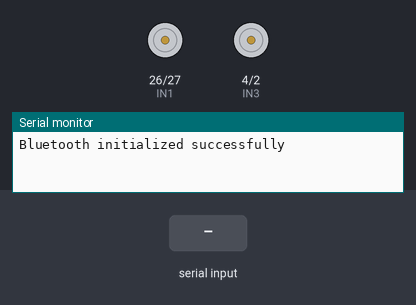
Simulated run of this sketch. Board: ESP32. On the bench: motor-driver pin pairs drawn as motors (green arrow = first pin HIGH = forward, orange = second pin HIGH = backward, longer = more drive, scaled by the enable pin), the last lines printed to the serial monitor. Inputs (shaded band) come from the test bench. Nothing arrives over Bluetooth unless stated.

Above: at 1.2 s.
1.3 s: "F" received over the second serial link
At 2.4 s:
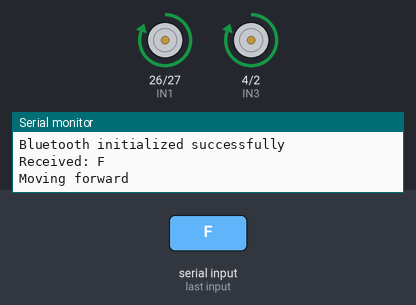
2.8 s: "B" received over the second serial link
At 3.5 s:
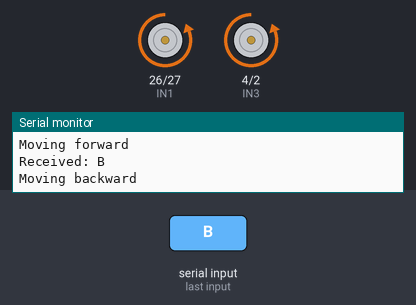
4.3 s: "R" received over the second serial link
At 4.6 s:
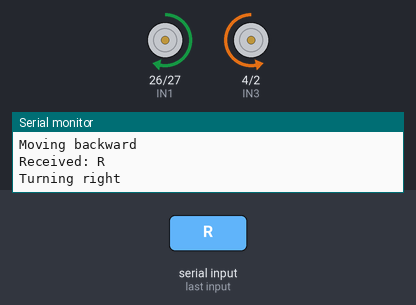
5.8 s: "L" received over the second serial link
At 7.0 s:
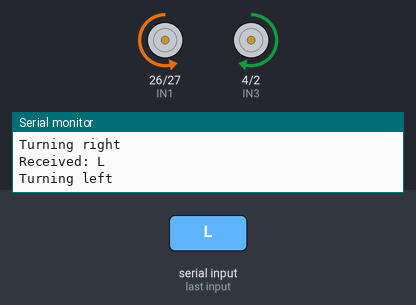
7.3 s: "F" received over the second serial link
At 8.1 s:
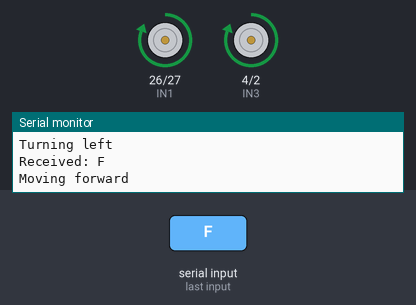
8.8 s: "B" received over the second serial link
At 9.3 s:
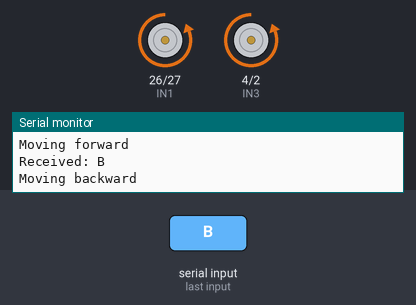
Timing chart, 0 to 11.3 s (numbered marks = the images above; inputs shaded):
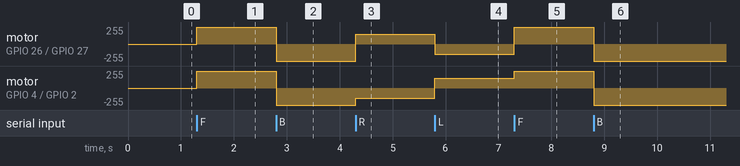

Measured:
- after the input at 1.3 s, motor on GPIO 26 (IN1) / GPIO 27 (IN2), motor on GPIO 4 (IN3) / GPIO 2 (IN4): stopped → forward 255/255 at once
- after the input at 2.8 s, motor on GPIO 26 (IN1) / GPIO 27 (IN2), motor on GPIO 4 (IN3) / GPIO 2 (IN4): forward 255/255 → backward 255/255 at once
- after the input at 4.3 s, motor on GPIO 26 (IN1) / GPIO 27 (IN2): backward 255/255 → forward 150/255 at once; motor on GPIO 4 (IN3) / GPIO 2 (IN4): backward 255/255 → backward 150/255 at once
- after the input at 5.8 s, motor on GPIO 26 (IN1) / GPIO 27 (IN2): forward 150/255 → backward 150/255 at once; motor on GPIO 4 (IN3) / GPIO 2 (IN4): backward 150/255 → forward 150/255 at once
- after the input at 7.3 s, motor on GPIO 26 (IN1) / GPIO 27 (IN2): backward 150/255 → forward 255/255 at once; motor on GPIO 4 (IN3) / GPIO 2 (IN4): forward 150/255 → forward 255/255 at once
- after the input at 8.8 s, motor on GPIO 26 (IN1) / GPIO 27 (IN2), motor on GPIO 4 (IN3) / GPIO 2 (IN4): forward 255/255 → backward 255/255 at once

The sketch:

t2.ino
```cpp
#include "BluetoothSerial.h"
BluetoothSerial serialBT;
char btSignal;
int motor_max_spd=255;


const int ENA = 14;
const int IN1 = 26;
const int IN2 = 27;

// Motor B connections
const int ENB = 15;
const int IN3 = 4;
const int IN4 = 2;

int T_Spd=150;
int tolerance=15;

void setup() {
  // put your setup code here, to run once:
  pinMode(ENA, OUTPUT);
  pinMode(IN1, OUTPUT);
  pinMode(IN2, OUTPUT);
  pinMode(ENB, OUTPUT);
  pinMode(IN3, OUTPUT);
  pinMode(IN4, OUTPUT);

  Serial.begin(115200);
  if (!serialBT.begin("ESP32")) {
    Serial.println("An error occurred initializing Bluetooth");
  } else {
    Serial.println("Bluetooth initialized successfully");
  }
}

void loop() {
  // put your main code here, to run repeatedly:
  if (serialBT.available()) {
    // Read one character from the Bluetooth serial
    btSignal = serialBT.read();
    // Print the received character to the serial monitor
    Serial.print("Received: ");
    Serial.println(btSignal);

    if (btSignal=='F'){
      moveForward();
    }
    else if(btSignal=='S'){
      stopMotors();
    }
    else if(btSignal=='B'){
      moveBackward();
    }
    else if(btSignal=='R'){
      turnRight();
    }
    else if(btSignal=='L'){
      turnLeft();
    }

}
}


void moveForward() {
  Serial.println("Moving forward");
  digitalWrite(IN1, HIGH);
  digitalWrite(IN2, LOW);
  analogWrite(ENA, motor_max_spd); // Full speed

  digitalWrite(IN3, HIGH);
  digitalWrite(IN4, LOW);
  analogWrite(ENB, motor_max_spd); // Full speed
}

void moveBackward() {
  Serial.println("Moving backward");
  digitalWrite(IN1, LOW);
  digitalWrite(IN2, HIGH);
  analogWrite(ENA, motor_max_spd); // Full speed

  digitalWrite(IN3, LOW);
  digitalWrite(IN4, HIGH);
  analogWrite(ENB, motor_max_spd); // Full speed
}

void turnLeft() {
  Serial.println("Turning left");
  digitalWrite(IN1, LOW);
  digitalWrite(IN2, HIGH);
  analogWrite(ENA, T_Spd); // Adjust speed as needed

  digitalWrite(IN3, HIGH);
  digitalWrite(IN4, LOW);
  analogWrite(ENB, T_Spd); // Adjust speed as needed
}

void turnRight() {
  Serial.println("Turning right");
  digitalWrite(IN1, HIGH);
  digitalWrite(IN2, LOW);
  analogWrite(ENA, T_Spd); // Adjust speed as needed

  digitalWrite(IN3, LOW);
  digitalWrite(IN4, HIGH);
  analogWrite(ENB, T_Spd); // Adjust speed as needed
}

void stopMotors() {
  Serial.println("Stopping motors");
  digitalWrite(IN1, LOW);
  digitalWrite(IN2, LOW);
  analogWrite(ENA, 0); // Stop

  digitalWrite(IN3, LOW);
  digitalWrite(IN4, LOW);
  analogWrite(ENB, 0); // Stop
}
```
